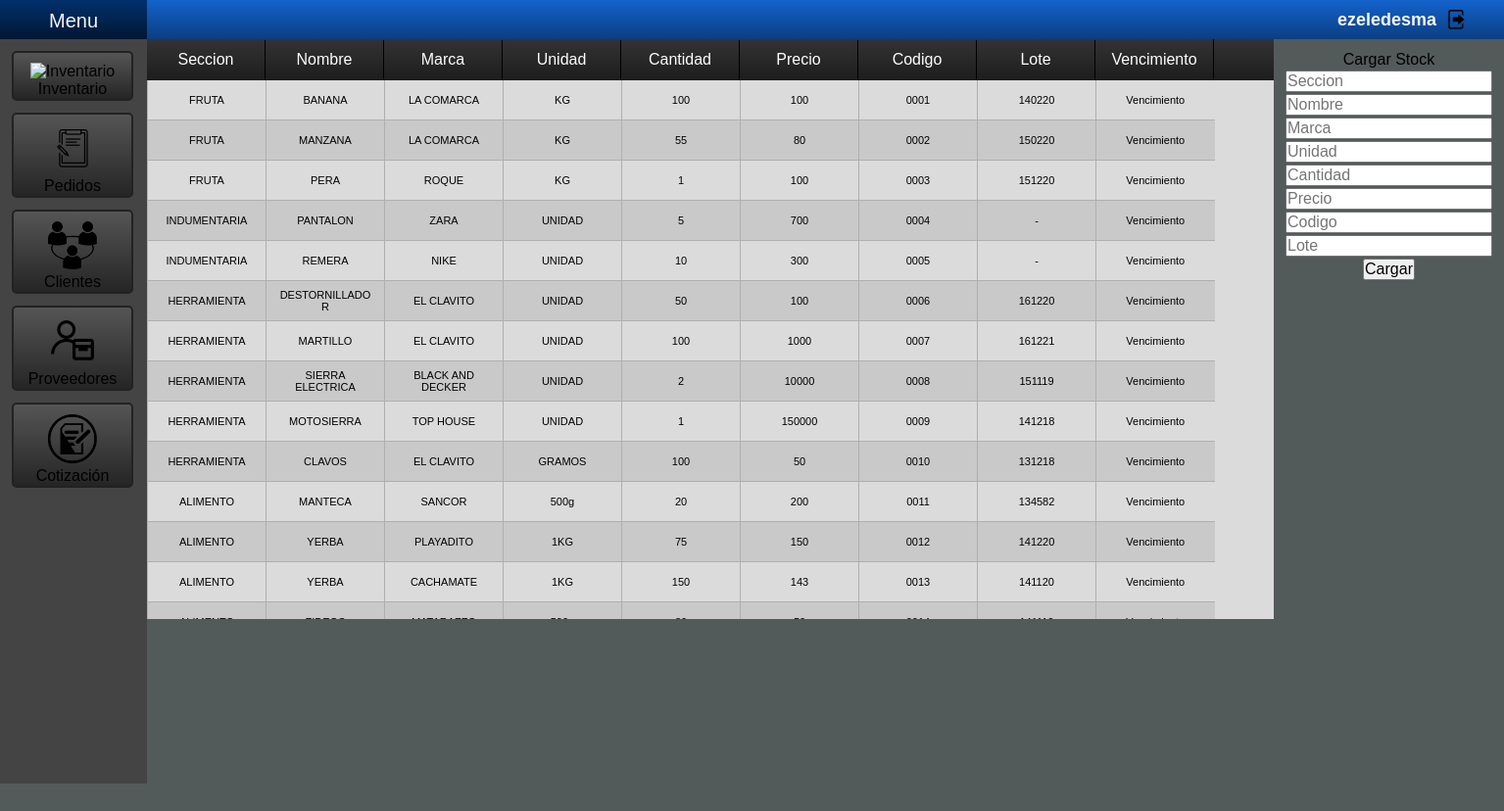
Page /inventario (signed in) on the committed database.
### Sistema_Gestion_App/models.py (models this page shows, shortened)
class Articulos (models.Model):
    nombre=models.CharField(max_length=30)
    seccion=models.CharField(max_length=20, default='')
    cantidad=models.IntegerField(default=0)
    precio=models.IntegerField(default=0)
    marca=models.CharField(max_length=20, default='')
    unidad=models.CharField(max_length=20, default='')
    codigo=models.CharField(max_length=20, default='')
    lote=models.CharField(max_length=20, default='')

### Sistema_Gestion_App/views.py (the view, shortened to what this page needs)
# urls.py: path('inventario', views.inventario, name="Inventario"),
@login_required
def inventario (request):
    global articulos
    print(request.user.first_name)
    articulos=Articulos.objects.filter(nombre__icontains="")
    return render(request, "inventario.html",{"articulos":articulos})

### Sistema_Gestion_App/templates/inventario.html (shortened to what this page needs)
<!doctype html>
<html>
<head>
{% load static %}
<link rel="stylesheet" href="{% static 'inventario.css' %}"/>
</head>
<body>
<nav class="barralateral">
    <div class="menu">
        <p>Menu</p>
    </div>
    <a href="{% url 'Inventario' %}">
      <div class="boton">
        <img class="icon" alt="Inventario" draggable="false" src="{% static 'imagenes/inventario.png' %}">
        <p>Inventario</p>
      </div>
    </a>
    <a href="{% url 'Pedidos' %}">
        <div class="boton">
          <img class="icon" alt="Pedidos" draggable="false" src="{% static 'imagenes/pedidos.png' %}">
          <p>Pedidos</p>
        </div>
    </a>
    <a href="{% url 'Clientes' %}">
        <div class="boton">
            <img class="icon" alt="Clientes" draggable="false" src="{% static 'imagenes/clientes.png' %}">
            <p>Clientes</p>
        </div>
    </a>
    <a href="{% url 'Proveedores' %}">
        <div class="boton">
            <img class="icon" alt="Proveedores" draggable="false" src="{% static 'imagenes/proveedor.png' %}">
            <p>Proveedores</p>
        </div>
    </a>
    <a href="{% url 'Cotizacion' %}">
        <div class="boton">
            <img class="icon" alt="Cotización" draggable="false" src="{% static 'imagenes/cotizacion.png' %}">
            <p>Cotización</p>
        </div>
    </a>
</nav>
<header class="cabecera">
    <div class="cabeceraContenido">
    <div class="titulo">
        {{ user.get_username }}
    </div>
    <a href="{% url 'Salir' %}">
        <img class="iconCabecera" alt="Salir" draggable="false" src="{% static 'imagenes/salir.png' %}">
    </a>
    </div>
</header>
<section>
    <div class="tabla">
    <div>
	<table class="header_fijo">
        <thead>
        <tr>
            <th class="seccion">Seccion</th><th>Nombre</th><th>Marca</th><th>Unidad</th><th>Cantidad</th><th>Precio</th><th>Codigo</th><th>Lote</th><th>Vencimiento</th><th></th>
        </tr>
        </thead>
        <tbody>
        {% for articulo in articulos %}
            <tr><td class="seccion">{{articulo.seccion}}</td><td>{{articulo.nombre}}</td><td>{{articulo.marca}}</td><td>{{articulo.unidad}}</td><td>{{articulo.cantidad}}</td><td>{{articulo.precio}}</td><td>{{articulo.codigo}}</td><td>{{articulo.lote}}</td><td>Vencimiento</td></tr>
        {% endfor %}
        </tbody>
    </table>
    </div>
    <div>
        <table class="cargastock">
            <form name="cargarstock" id="cargarstock" method="POST">{% csrf_token %}
            <tr>
                <td>Cargar Stock</td>
            </tr>
            <tr>
                <td><input type="text" name="Seccion" placeholder="Seccion" required autocomplete="off"></td>
            </tr>
            <tr>
                <td><input type="text" name="Nombre" placeholder="Nombre" required autocomplete="off"></td>
            </tr>
            <tr>
                <td><input type="text" name="Marca" placeholder="Marca" required autocomplete="off"></td>
            </tr>
            <tr>
                <td><input type="text" name="Unidad" placeholder="Unidad" required autocomplete="off"></td>
            </tr>
            <tr>
                <td><input type="text" name="Cantidad" placeholder="Cantidad" required autocomplete="off"></td>
            </tr>
            <tr>
                <td><input type="text" name="Precio" placeholder="Precio" required autocomplete="off"></td>
            </tr>
            <tr>
                <td><input type="text" name="Codigo" placeholder="Codigo" autocomplete="off"></td>
            </tr>
            <tr>
                <td><input type="text" name="Lote" placeholder="Lote" autocomplete="off"></td>
            </tr>
            <tr>
                <td><input type="submit" name="Cargar" value="Cargar"></td>
            </tr>
            </form>
        </table>
    </div>
    </div>
</section>
</body>
</html>

### Sistema_Gestion_App/static/inventario.css (style rules this page uses)
* { padding:0; margin:0; font-size: 100%; font-weight: normal; font-family: Arial, Helvetica, sans-serif; }
body { background-color: #535a5a; }
.barralateral { float:left; padding:0; width:150px; height: 800px; background-color: #444444; }
.barralateral .menu { color: whitesmoke; background-image: linear-gradient(to Bottom,#02306d,#011733); height:40px; text-align: center; user-select: none; }
.barralateral .menu p { padding-top: 10px; font-size: 20px; }
.barralateral .icon { width:50px; }
a:link, a:visited { text-decoration: none; color:black; }
.boton { background-image: linear-gradient(to Bottom,#555555,#252525); text-align: center; margin: 12px; padding-top: 10px; padding-bottom: 1px; transition: 0.5s ease-in-out 0.05s; width:120px; border:none; border-radius: 5px; border: 2px double #222222; }
.cabecera { background-image: linear-gradient(to Bottom,#1363cc,#0b3e81); width: calc(100% - 150px); height:40px; margin-left: 150px; }
.cabeceraContenido { display: flex; margin-left: calc(100% - 170px); }
.cabecera .titulo { color: whitesmoke; font-size: large; text-align: right; padding-top: 10px; padding-right: 10px; font-weight: bold; }
.iconCabecera { padding-top: 10px; padding-right: 30px; width:20px; }
.tabla { display: flex; table-layout: fixed; }
.header_fijo { table-layout: fixed; margin-top: 0px; width: 1150px; border-collapse: collapse; border-radius: 5px; overflow: hidden; overflow: auto; }
.header_fijo thead { background-color: #333; background-image: linear-gradient(to Bottom,#333333,#1d1d1d); color: #FDFDFD; display: block; }
.header_fijo thead tr { position: relative; }
.header_fijo tbody tr:nth-child(even) { background-color: #c9c9c9; }
.header_fijo tbody { font-size: 11px; display: block; overflow: auto; width: 100%; height: 550px; background-color: #dbdbdb; }
.header_fijo th { text-align: center; width:100px; max-width:100px; height:40px; border-right:1px solid black; padding-left: 10px; padding-right: 10px; word-wrap: break-word; }
.header_fijo th:last-child { border:1px solid transparent; width:10px; }
.header_fijo td { text-align: center; width: 100px; max-width: 100px; width:calc(100% / 9); height: 40px; border: 1px solid #afafaf; border-top: none; padding-left: 10px; padding-right: 10px; word-wrap: break-word; }
.header_fijo td:last-child { border-right: 0px solid transparent; width:15px; }
.cargastock { padding-top: 10px; padding-left: 10px; text-align: center; }

### rows in the picture
Articulos: seccion "FRUTA", nombre "BANANA", marca "LA COMARCA", unidad "KG", cantidad "100", precio "100", codigo "0001", lote "140220"
Articulos: seccion "FRUTA", nombre "MANZANA", marca "LA COMARCA", unidad "KG", cantidad "55", precio "80", codigo "0002", lote "150220"
Articulos: seccion "FRUTA", nombre "PERA", marca "ROQUE", unidad "KG", cantidad "1", precio "100", codigo "0003", lote "151220"
Articulos: seccion "INDUMENTARIA", nombre "PANTALON", marca "ZARA", unidad "UNIDAD", cantidad "5", precio "700", codigo "0004", lote "-"
Articulos: seccion "INDUMENTARIA", nombre "REMERA", marca "NIKE", unidad "UNIDAD", cantidad "10", precio "300", codigo "0005", lote "-"
Articulos: seccion "HERRAMIENTA", nombre "DESTORNILLADOR", marca "EL CLAVITO", unidad "UNIDAD", cantidad "50", precio "100", codigo "0006", lote "161220"
Articulos: seccion "HERRAMIENTA", nombre "MARTILLO", marca "EL CLAVITO", unidad "UNIDAD", cantidad "100", precio "1000", codigo "0007", lote "161221"
Articulos: seccion "HERRAMIENTA", nombre "SIERRA ELECTRICA", marca "BLACK AND DECKER", unidad "UNIDAD", cantidad "2", precio "10000", codigo "0008", lote "151119"
Articulos: seccion "HERRAMIENTA", nombre "MOTOSIERRA", marca "TOP HOUSE", unidad "UNIDAD", cantidad "1", precio "150000", codigo "0009", lote "141218"
Articulos: seccion "HERRAMIENTA", nombre "CLAVOS", marca "EL CLAVITO", unidad "GRAMOS", cantidad "100", precio "50", codigo "0010", lote "131218"
Articulos: seccion "ALIMENTO", nombre "MANTECA", marca "SANCOR", unidad "500g", cantidad "20", precio "200", codigo "0011", lote "134582"
Articulos: seccion "ALIMENTO", nombre "YERBA", marca "PLAYADITO", unidad "1KG", cantidad "75", precio "150", codigo "0012", lote "141220"
Articulos: seccion "ALIMENTO", nombre "YERBA", marca "CACHAMATE", unidad "1KG", cantidad "150", precio "143", codigo "0013", lote "141120"

### other values in the picture
{{ user.get_username }} "ezeledesma"
